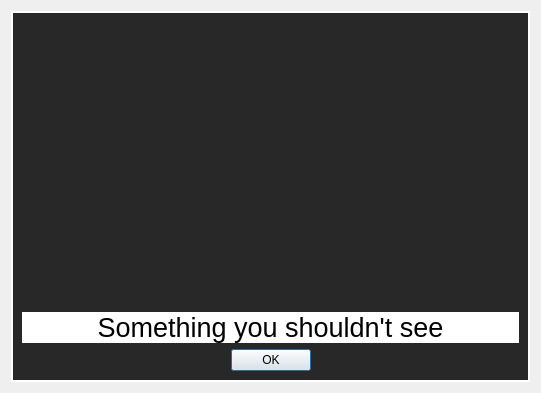
<?xml version="1.0" encoding="UTF-8"?>
<ui version="4.0">
 <class>MessageBox</class>
 <widget class="QWidget" name="MessageBox">
  <property name="geometry">
   <rect>
    <x>0</x>
    <y>0</y>
    <width>541</width>
    <height>393</height>
   </rect>
  </property>
  <property name="windowTitle">
   <string>Dialog</string>
  </property>
  <layout class="QGridLayout" name="gridLayout">
   <item row="0" column="0">
    <widget class="QFrame" name="back">
     <property name="styleSheet">
      <string notr="true">#back 
{
background: rgb(40, 40, 40);
border:2px solid white;

}</string>
     </property>
     <property name="frameShape">
      <enum>QFrame::StyledPanel</enum>
     </property>
     <property name="frameShadow">
      <enum>QFrame::Raised</enum>
     </property>
     <layout class="QGridLayout" name="gridLayout_2">
      <item row="0" column="0">
       <widget class="QLabel" name="label_2">
        <property name="sizePolicy">
         <sizepolicy hsizetype="Minimum" vsizetype="Minimum">
          <horstretch>0</horstretch>
          <verstretch>0</verstretch>
         </sizepolicy>
        </property>
        <property name="text">
         <string/>
        </property>
        <property name="pixmap">
         <pixmap resource="resources.qrc">:/img/warrn.png</pixmap>
        </property>
        <property name="scaledContents">
         <bool>true</bool>
        </property>
        <property name="alignment">
         <set>Qt::AlignCenter</set>
        </property>
        <property name="wordWrap">
         <bool>false</bool>
        </property>
       </widget>
      </item>
      <item row="1" column="0">
       <widget class="QLabel" name="msg">
        <property name="sizePolicy">
         <sizepolicy hsizetype="Preferred" vsizetype="Maximum">
          <horstretch>0</horstretch>
          <verstretch>0</verstretch>
         </sizepolicy>
        </property>
        <property name="font">
         <font>
          <pointsize>20</pointsize>
         </font>
        </property>
        <property name="styleSheet">
         <string notr="true">background:white;
color:black;</string>
        </property>
        <property name="text">
         <string>Something you shouldn't see</string>
        </property>
        <property name="alignment">
         <set>Qt::AlignCenter</set>
        </property>
       </widget>
      </item>
      <item row="3" column="0">
       <widget class="QDialogButtonBox" name="ok">
        <property name="standardButtons">
         <set>QDialogButtonBox::Ok</set>
        </property>
        <property name="centerButtons">
         <bool>true</bool>
        </property>
       </widget>
      </item>
     </layout>
    </widget>
   </item>
  </layout>
 </widget>
 <resources>
  <include location="resources.qrc"/>
 </resources>
 <connections/>
</ui>
